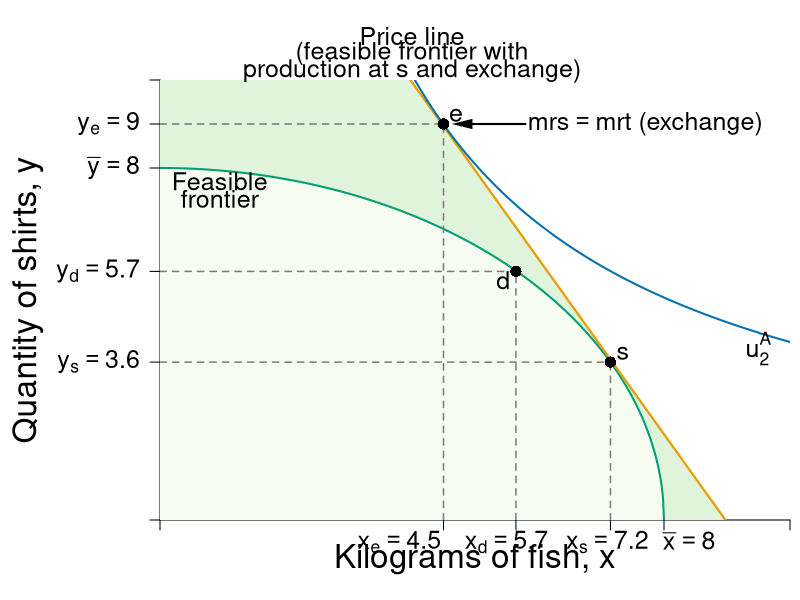

This figure's R source:
#Graph Designer: Simon Halliday
#Authors: Bowles, Foley and Halliday
#Title: Coordination, Conflict and Competition: A Text in Microeconomics

require(shape)
pdf(file = "specprodexch/ppf_dos_indiff_b.pdf", width = 8, height = 8)

#Set parameters for graphics
pointsize <- 1.8
axislabelsize <- 2
labelsize <- 1.5
namesize <- 1.8
annotatesize <- 1.5
graphlinewidth <- 2
segmentlinewidth <- 1.5

COL <- c("#7fc97f", "#beaed4", "#fdc086", "#ffff99", "#386cb0", "#f0027f", "#bf5b17", "#666666")
COLA <- c("#e0f3db", "#99d8c9","#66c2a4","#41ae76", "#238b45", "#005824")
COLB <- c("#4eb3d3", "#2b8cbe", "#0868ac","#084081")
grays <- gray.colors(25, start = 1, end = 0)
CBCols <- c("#009E73","#0072B2","#E69F00","#CC79A7", "#F0E442")

#Edited the margins to cater for the larger LHS labels
par(mar =  c(4, 8, 4, 0.5))

#Change this to make it log of l 

# ppf <- function(l, k = 0.5) {
#   k * (1/l)
# }

ppf <- function(x, k = 0.1, maxy = 8, alpha = 2) {
  maxy - k*x^alpha 
}

ppf2 <- function(x, yint = 64){
  sqrt(yint - (x)^2)
}

uFn <- function(x, y, alpha = 0.5){
  (x^alpha)*(y^(1-alpha))
}

bcA <- function(x, w = 8, p = 2) {
  w - p*x
}


xlims <- c(0, 10)
ylims <- c(0, 10)

npts <- 501 
x <- seq(xlims[1], xlims[2], length.out = npts)
y <- seq(ylims[1], ylims[2], length.out = npts) 
a <- c(6.36)

plot(0, 0, xlim = xlims, ylim = ylims, type = "n",
     xlab = expression(paste("")),
     ylab = expression(paste("")), 
     xaxt = "n", 
     yaxt = "n", 
     cex.lab = axislabelsize, 
     bty = "n", 
     xaxs="i", 
     yaxs="i"
)


# ticksy <- seq(from = 0, to = ylims[2], by = 1)
# ylabels <- seq(from = 0, to = ylims[2], by = 1)
# ticksx <- seq(from = 0, to = xlims[2], by = 1)
# xlabels <- seq(from = 0, to = xlims[2], by = 1)
ticksy <- c(ylims[1], ppf2(x = 7.15), 5.65,  8, bcA(x = 4.5, w = 18, p = 2),  ylims[2])
ylabels <- c(NA,  expression(paste(y[s]) == 3.6), expression(paste(y[d]) == 5.7),  expression(paste(bar(y) == 8)),expression(paste(y[e]) == 9), NA)
ticksx <- c(xlims[1], 4.5, 5.65, 7.15, 8, xlims[2])
xlabels <- c(NA, expression(paste(x[e]) == 4.5), expression(paste(x[d] == 5.7)), expression(paste(x[s] == 7.2)), expression(paste(bar(x) == 8)), NA)


axis(1, at = ticksx, pos = 0, labels = FALSE, cex.axis = labelsize)
axis(2, at = ticksy, pos = 0, labels = ylabels, las = 1, cex.axis = labelsize)

text(x = c(xlims[1], 3.8, 5.5, 7.1, 8.4, xlims[2]), par("usr")[3] - 0.1, labels = xlabels, srt = 0, pos = 1, xpd = TRUE, cex = labelsize)

npts <- 500 
xx1 <- seq(xlims[1], xlims[2], length.out = npts)
xx2 <- seq(0, 8, length.out = npts)
xx3 <- seq(xlims[1], 0, length.out = npts)
xx4 <- seq(-11, 0, length.out = npts)


#Draw the polygon for shading the feasible set
xpoly2 <- c(0, 17.95/2, 0, 0)
ypoly2 <- c(0, 0, 17.95, 0)
polygon(x = xpoly2, y = ypoly2, col=COLA[1], density=NULL, border = NA)

#Draw the polygon for shading the feasible set
xpoly1 <- seq(from = xlims[1], to = 8, length.out = 500)
ypoly1 <- ppf2(xpoly1, yint = 64)
polygon(x = c(xpoly1, rev(xpoly1[1])), y = c(ypoly1, rev(ypoly1)[1]), col="#f7fcf0", density=NULL, border = NA)


#Draw the graphs
#lines(xx1, ppf(xx1, k = 0.1, maxy = 8, alpha = 2), col = COLA[5], lwd = graphlinewidth)
lines(xx2, ppf2(xx2, yint = 64), col = CBCols[1], lwd = graphlinewidth)
lines(xx1, bcA(xx1, w = 17.95, p = 2), col = CBCols[3], lwd = graphlinewidth + 0.2)

#Label the feasible frontier
text(0.95, 7.7, expression("Feasible"), cex = labelsize)
text(0.95, 7.3, expression("frontier"), cex = labelsize)
#text(0.95, 6.8, expression("frontier"), cex = labelsize)
#text(2.2, 0.5, expression("(production possibilities frontier)"), cex = labelsize)


#Arrows(3.35, 0.95, 7.7, 0.95, col = "black", lty = 1, lwd = 2, arr.type = "triangle", arr.lwd = 0.5)

#Label the exchange constraint
# text(8.5, 6.5, expression("Price line"), cex = labelsize)
# text(8.5, 6.1, expression("(feasible frontier)"), cex = labelsize)
# Arrows(8.5, 6, 8.5, 1.25, col = "black", lty = 1, lwd = 2, arr.type = "triangle", arr.lwd = 0.5)
text(4, 11, expression("Price line"), cex = labelsize, xpd = TRUE)
text(4, 10.6, expression("(feasible frontier with"), cex = labelsize, xpd = TRUE)
text(4, 10.2, expression("production at s and exchange)"), cex = labelsize, xpd = TRUE)
#Arrows(8.5, 6, 8.5, 1.25, col = "black", lty = 1, lwd = 2, arr.type = "triangle", arr.lwd = 0.5)


contour(x, y, 
        outer(x, y, uFn),
        drawlabels = FALSE,
        col = CBCols[2],
        lwd = graphlinewidth,
        levels = a, 
        xaxs="i", 
        yaxs="i", 
        add = TRUE)

#Axis labels
#mtext(expression(paste("Kilograms of fish kilograms, ", x)), side = 1, line = 2.5, cex = axislabelsize)
text(0.5*xlims[2], -0.9, expression(paste("Kilograms of fish, ", x)), xpd = TRUE, cex = axislabelsize) 
text(-2.1, 5, expression(paste("Quantity of shirts, ", y)), xpd = TRUE, cex = axislabelsize, srt = 90) 

#Annotate max u point on feasibility frontier
text(5.45, 5.45, expression(paste(d)), cex = labelsize)
segments(0, 5.65, 5.65, 5.65, lty = 2, col = grays[20], lwd = segmentlinewidth)
segments(5.65, 0, 5.65, 5.65, lty = 2, col = grays[20], lwd = segmentlinewidth)
points(5.65, 5.65, pch = 16, col = "black", cex = 1.5)

#Point of tangency between exchange budget and ppf
text(7.35, ppf2(x = 7.15) +.2, expression(s), cex = labelsize)
segments(0, ppf2(x = 7.15), 7.15, ppf2(x = 7.15), lty = 2, col = grays[20], lwd = segmentlinewidth)
segments(7.15, 0, 7.15, ppf2(x = 7.15), lty = 2, col = grays[20], lwd = segmentlinewidth)
points(7.15, ppf2(x = 7.15), pch = 16, col = "black", cex = 1.5)

#Add mrt = mrt at s
# text(7.15 - 0.5, 7 + 0.6, expression(paste(mrt)), cex = labelsize)
# text(7.15 + 0.7, 7 + 0.6, expression(paste(phantom() == phantom())), cex = labelsize)
# text(7.15 + 1.8, 7 + 0.6, expression(paste(mrt)), cex = labelsize)
# text(7.15 - 0.5, 7 + 0.25, expression(paste("(production)")), cex = labelsize - 0.2)
# text(7.15 + 1.8, 7 + 0.25, expression(paste("(exchange)")), cex = labelsize - 0.2)
# Arrows(7.15, 7, 
#        7.15, ppf2(x = 7.15) + 0.3, 
#        col = "black", lty = 1, lwd = 2, 
#        arr.type = "triangle", arr.lwd = 0.5)

#Point of tangency between exchange budget and indiff curve 3
text(4.7, bcA(x = 4.5, w = 18, p = 2) +.2, expression(e), cex = labelsize)
segments(0, bcA(x = 4.5, w = 18, p = 2), 4.5, bcA(x = 4.5, w = 18, p = 2), lty = 2, col = grays[20], lwd = segmentlinewidth)
segments(4.5, 0, 4.5, bcA(x = 4.5, w = 18, p = 2), lty = 2, col = grays[20], lwd = segmentlinewidth)
points(4.5, bcA(x = 4.5, w = 18, p = 2), pch = 16, col = "black", cex = 1.5)


#Add mrs = mrt at e
text(7.7, bcA(x = 4.5, w = 18, p = 2), expression(paste(mrs == mrt, " (exchange)")), cex = labelsize)
#text(6.8, bcA(x = 4.5, w = 18, p = 2) - 0.2, expression(paste("(exchange)")), cex = labelsize)
Arrows(5.8, bcA(x = 4.5, w = 18, p = 2), 
       4.8, bcA(x = 4.5, w = 18, p = 2), 
       col = "black", lty = 1, lwd = 2, 
       arr.type = "triangle", arr.lwd = 0.5)


#Label the indifference curves
# text(9.5, 1.25, expression(u[1]^A), cex = labelsize)
# text(9.5, 3.05, expression(u[2]^A), cex = labelsize)
text(9.5, 3.9, expression(u[2]^A), cex = labelsize)

dev.off()
